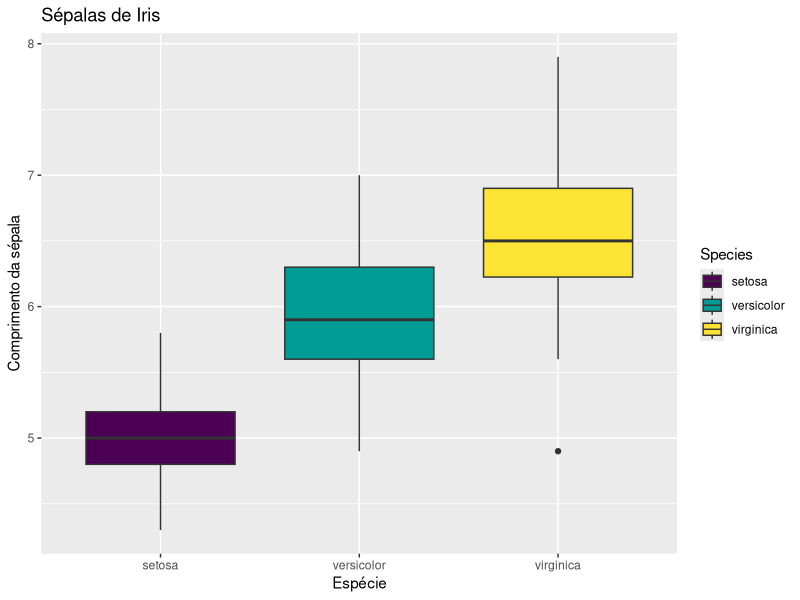
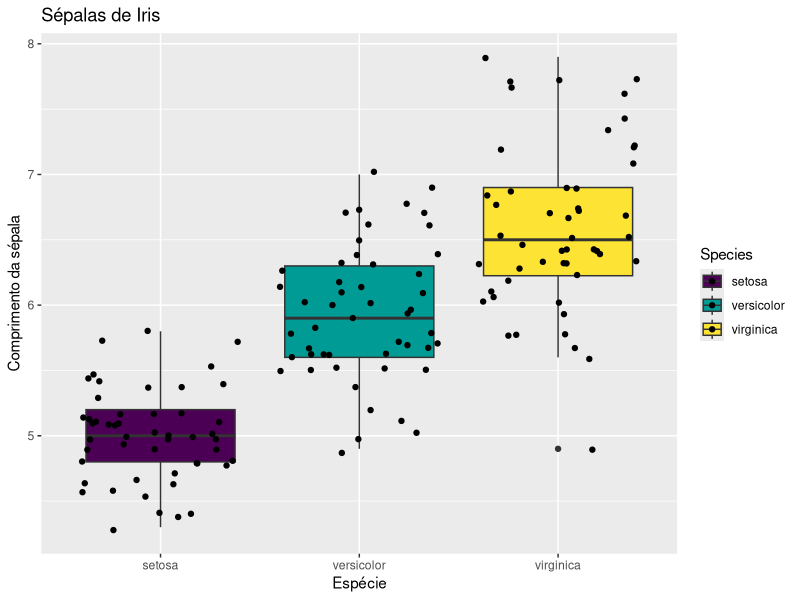
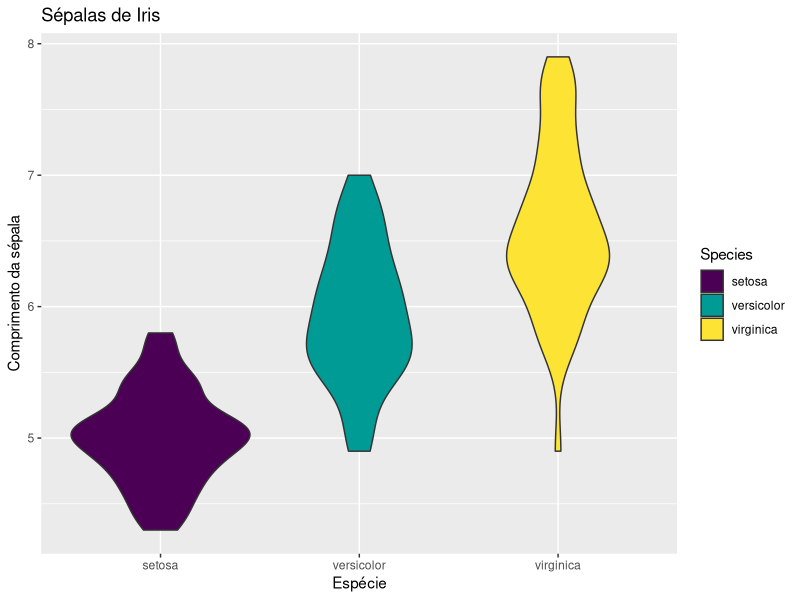
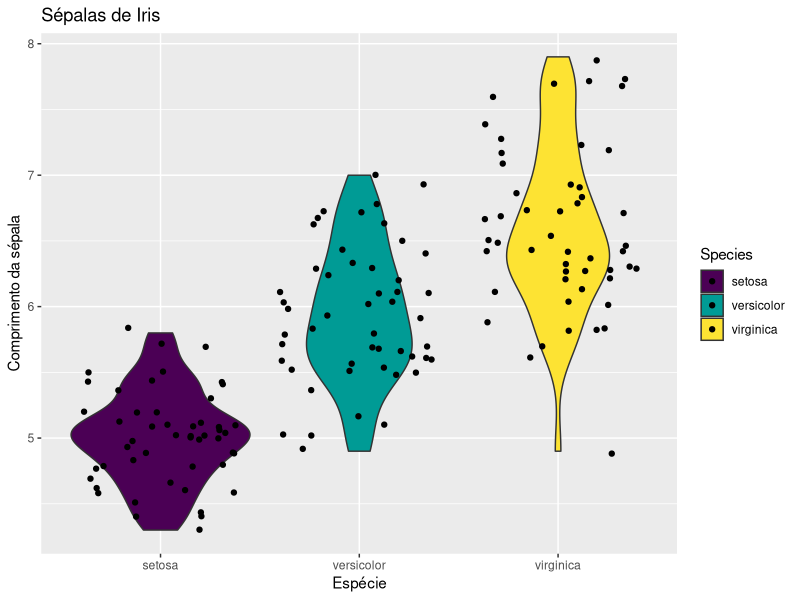
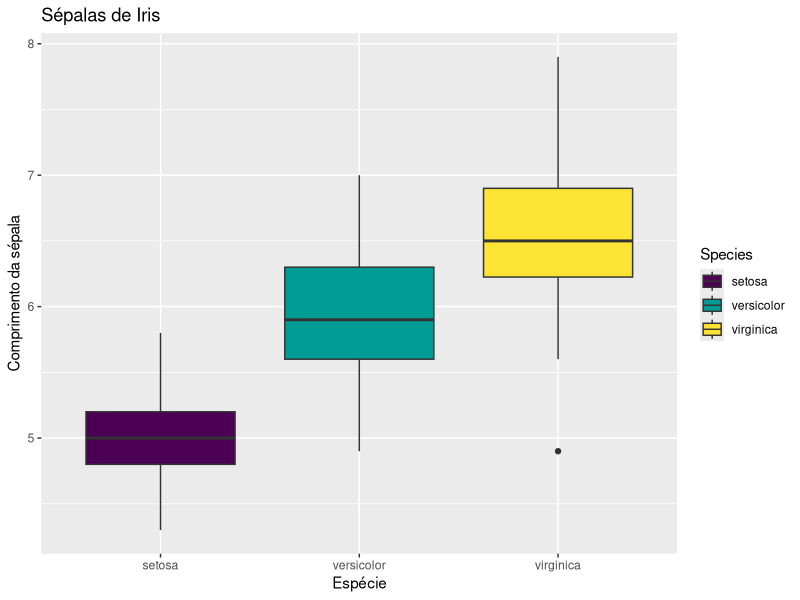
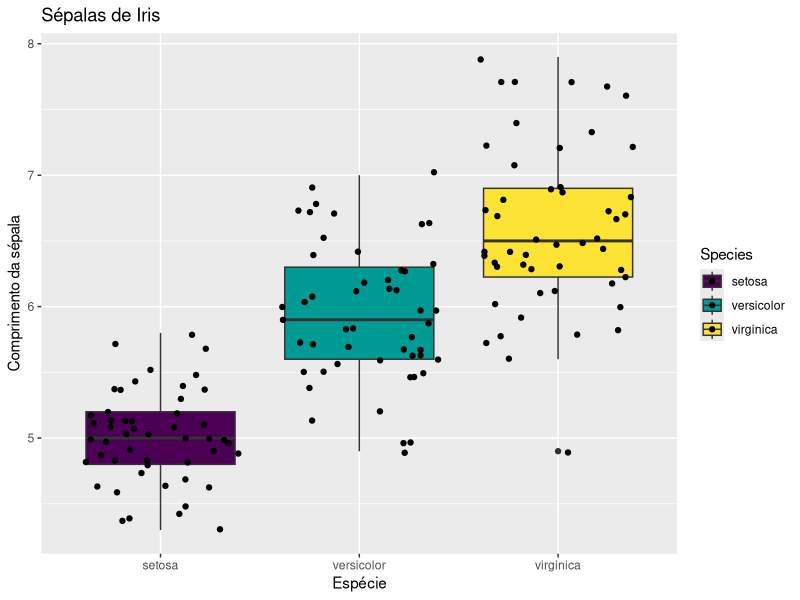
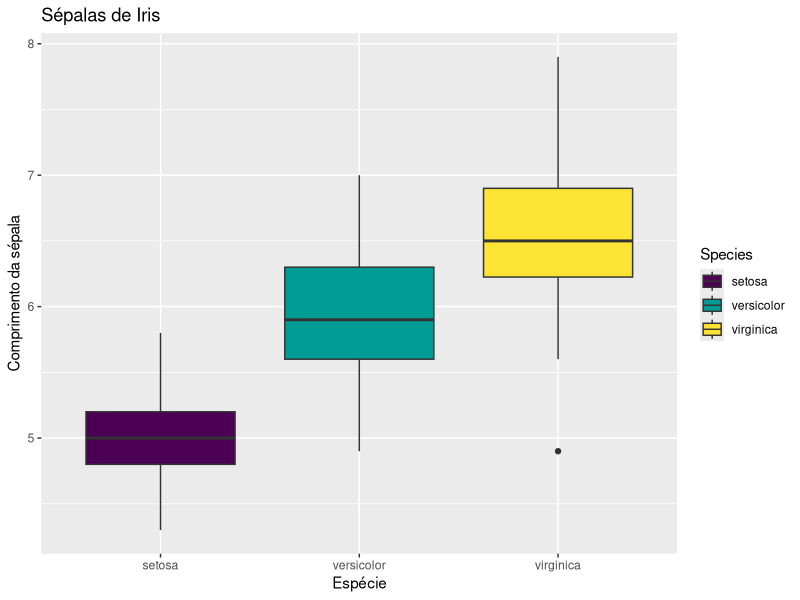
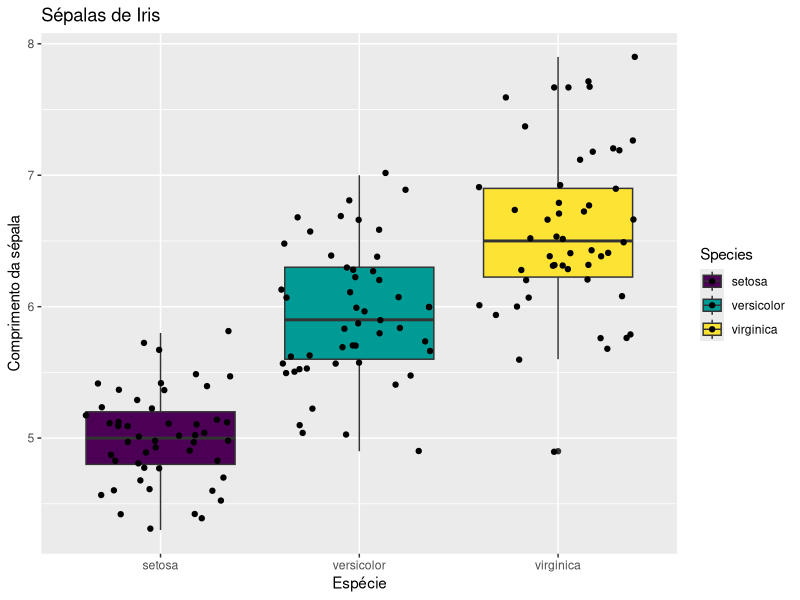

The R source for these figures, in order:
## ---- chunk 1
knitr::opts_chunk$set(echo = TRUE)
## ---- chunk 2
library(tidyverse)
library(colorspace)

## ---- chunk 3
colors <- sequential_hcl(3, palette = "viridis")

## ---- chunk 4
iris_boxplot <- ggplot(iris, aes(x = Species, y = Sepal.Length, fill = Species)) + geom_boxplot(notch = F) + ggtitle("Sépalas de Iris") + ylab("Comprimento da sépala") + xlab("Espécie") + scale_fill_manual(values = c(colors)) 

iris_boxplot_jitter <- ggplot(iris, aes(x = Species, y = Sepal.Length, fill = Species)) + geom_boxplot(notch = F) + ggtitle("Sépalas de Iris") + ylab("Comprimento da sépala") + xlab("Espécie") + scale_fill_manual(values = c(colors)) + geom_jitter()

iris_boxplot

iris_boxplot_jitter

# Salvando as imagens

png("Iris (Boxplot).png")
iris_boxplot
dev.off()

png("Iris (Boxplot), jitter.png")
iris_boxplot_jitter
dev.off()

pdf("Iris (Boxplot).pdf")
iris_boxplot
dev.off()

pdf("Iris (Boxplot), jitter.pdf")
iris_boxplot_jitter
dev.off()

## ---- chunk 5
iris_violin <- ggplot(iris, aes(x = Species, y = Sepal.Length, fill = Species)) + geom_violin() + ggtitle("Sépalas de Iris") + ylab("Comprimento da sépala") + xlab("Espécie") + scale_fill_manual(values = c(colors))

iris_violin_jitter <- ggplot(iris, aes(x = Species, y = Sepal.Length, fill = Species)) + geom_violin() + ggtitle("Sépalas de Iris") + ylab("Comprimento da sépala") + xlab("Espécie") + scale_fill_manual(values = c(colors)) + geom_jitter()

iris_violin

iris_violin_jitter

# Salvando as imagens

png("Iris (Violin).png")
iris_violin
dev.off()

png("Iris (Violin), jitter.png")
iris_violin_jitter
dev.off()

pdf("Iris (Violin).pdf")
iris_violin
dev.off()

pdf("Iris (Violin), jitter.pdf")
iris_violin_jitter
dev.off()

